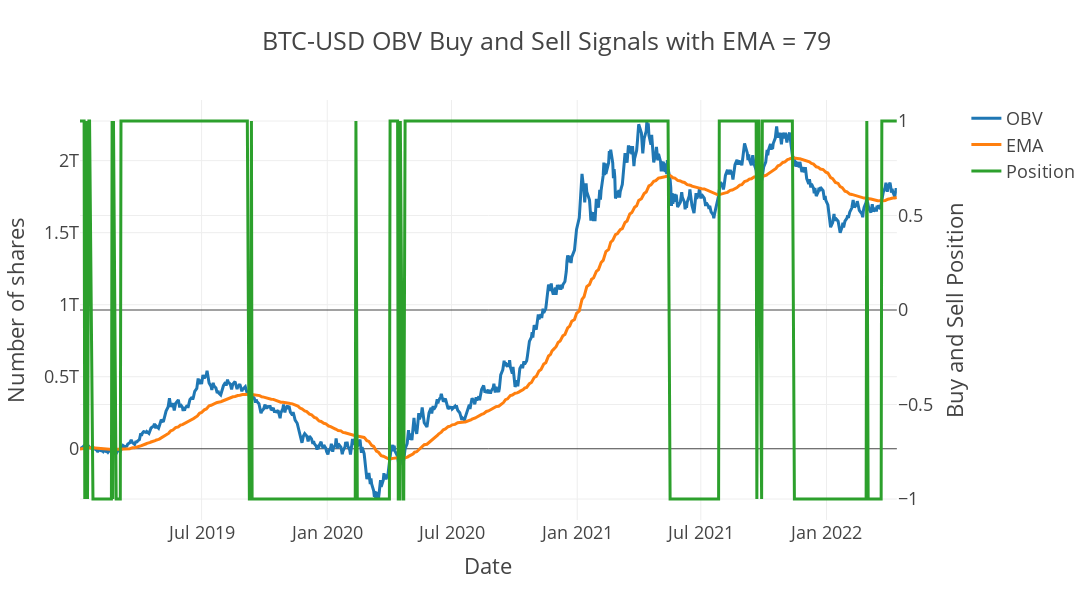

Notebook code cell kept with this figure:
### Code cell
opti_tester.plot_buys_and_sells()

### Figure 1 — Plotly figure (JSON) as saved in the notebook; plotly's stock layout.template omitted (floating-point values rounded to 4 significant figures; data arrays with more than 128 entries replaced by an {"elided": "..."} marker saying what was removed)
{"data": [{"name": "OBV", "type": "scatter", "x": {"elided": "827 str values"}, "xaxis": "x", "y": {"elided": "827 float values"}, "yaxis": "y"}, {"name": "EMA", "type": "scatter", "x": {"elided": "827 str values"}, "xaxis": "x", "y": {"elided": "827 float values"}, "yaxis": "y"}, {"name": "Position", "type": "scatter", "x": {"elided": "827 str values"}, "xaxis": "x", "y": {"elided": "827 int values"}, "yaxis": "y2"}], "layout": {"height": 600, "title": {"text": "BTC-USD OBV Buy and Sell Signals with EMA = 79"}, "width": 1400, "xaxis": {"anchor": "y", "domain": [0, 0.94], "title": {"text": "Date"}}, "yaxis": {"anchor": "x", "domain": [0, 1], "title": {"text": "Number of shares"}}, "yaxis2": {"anchor": "x", "overlaying": "y", "side": "right", "title": {"text": "Buy and Sell Position"}}}}
